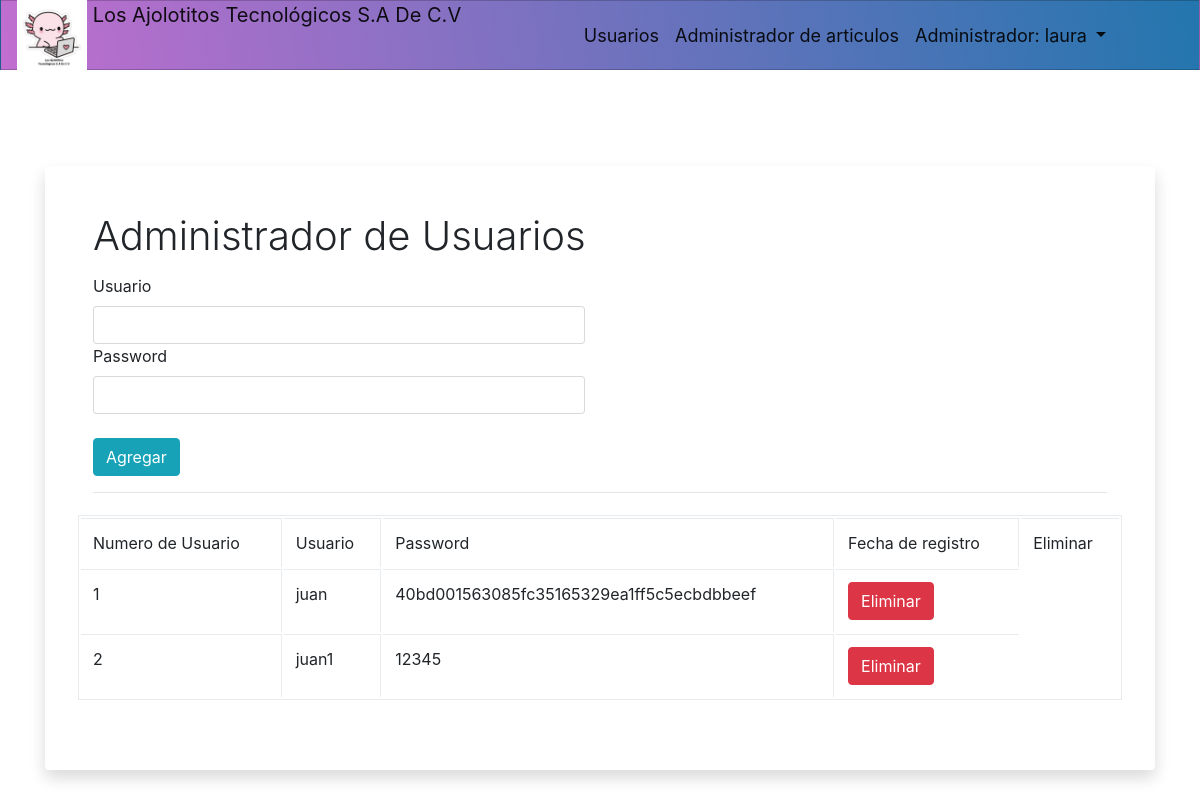
The app's page /administrador/vistas/usuarios.php (signed in) with its own data.
### tables this page shows
CREATE TABLE `t_usuarios` (
  `id` int(11) NOT NULL,
  `usuario` varchar(255) DEFAULT NULL,
  `password` varchar(255) DEFAULT NULL,
  `fecha` date NOT NULL DEFAULT current_timestamp()
);

### administrador/clases/metodosCrud.php (called while the page is built)
<?php
class metodos{
    public function mostrarDatos($sql){
        $c= new conectar();
        $conexion=$c->conexion();
        $result=mysqli_query($conexion,$sql);
        return mysqli_fetch_all($result,MYSQLI_ASSOC);
    }
}

### administrador/vistas/usuarios.php (the view, shortened to what this page needs)
<?php session_start();
require_once "../clases/metodosCrud.php";
if (isset($_SESSION['usuario'])) {
?>
<?php include "header.php"; ?>
    <div class="container">
        <div class="card border-0 shadow my-5">
            <div class="card-body p-5">
                <h1 class="font-weight-light">Administrador de Usuarios</h1>
                <p class="lead">
                    <div class="row">
                        <div class="col">
                            <form action="procesos/insertar.php" method="POST">
                                <div class="row">
                                    <div class="col-sm-6">
                                        <label for="gasto">Usuario</label>
                                        <input type="text" require class="form-control" name="gasto" required>
                                        <label for="gasto">Password</label>
                                        <input type="password" require class="form-control" name="concepto" required>
                                        <br>
                                        <button class="btn btn-info">Agregar</button>
                                    </div>
                                </div>
                            </form>
                        </div>
                    </div>
                    <hr>
                    <div class="row">
                    <table class="table table-hover table-condensed table-bordered" id="iddatatable">
                        <tr>
                                <td>Numero de Usuario</td>
                                <td>Usuario</td>
                                <td>Password</td>
                                <td>Fecha de registro</td>
                                <td>Eliminar</td>
                            </tr>
                                <?php
                                    $obj= new metodos();
                                    $sql="SELECT id,
                                    usuario,
                                    password ,fecha
                                    FROM t_usuarios";
                                    $datos=$obj->mostrarDatos($sql);
                                    foreach ($datos as $key){
                                ?>
                            <tr>
                                <td><?php echo $key ['id'];?></td>
                                <td><?php echo $key ['usuario'];?></td>
                                <td><?php echo $key ['password'];?></td>
                                <td><a href="procesos/eliminar.php?id=<?php echo $key['id']?>"><button class="btn btn-danger">Eliminar</button></a></td>
                            </tr>
                                <?php
                                    }
                                ?>
                        </table>
                    </div>
                </p>
            </div>
        </div>
    </div>
<?php
}else{
    header("location:../vistas/usuarios.php");
}
?>

### administrador/css/navbar.css (style rules this page uses)
* { box-sizing: border-box; padding: 0; margin: 0; }
body { font-family: "Josefin Sans", sans-serif; }

### records on screen
t_usuarios: id "1", usuario "juan", password "40bd001563085fc35165329ea1ff5c5ecbdbbeef"
t_usuarios: id "2", usuario "juan1", password "12345"

### other values on screen
$_SESSION['usuario'] "laura"
